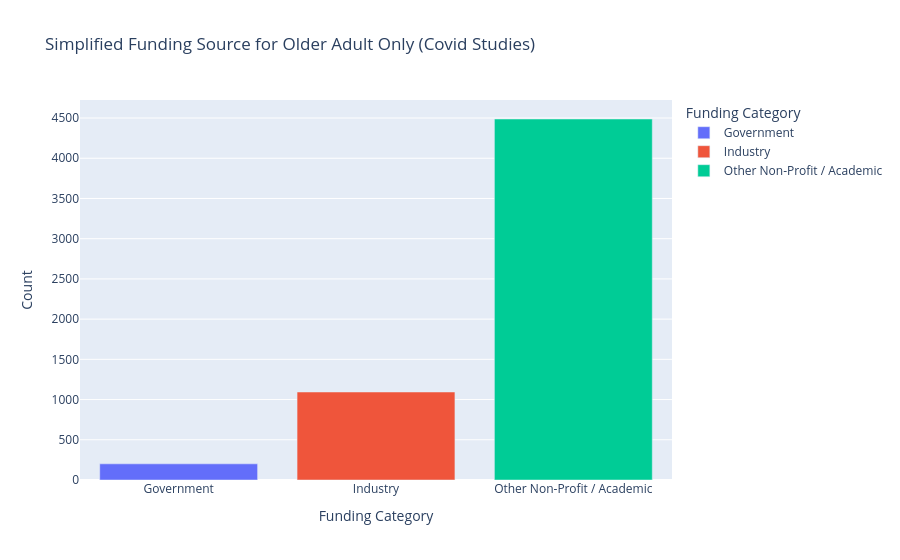

The cell this chart's notebook holds for it:
### Code cell
df_group = DF.groupby(['Funding Category']).size().reset_index(name='Count')

fig = px.bar(
    df_group,
    x='Funding Category',
    y='Count',
    color='Funding Category',
    title='Simplified Funding Source for Older Adult Only (Covid Studies)'
)

fig.show()

### Figure 1 — Plotly figure (JSON) as saved in the notebook; plotly's stock layout.template omitted (floating-point values rounded to 4 significant figures)
{"data": [{"hovertemplate": "Funding Category=%{x}<br>Count=%{y}<extra></extra>", "legendgroup": "Government", "marker": {"color": "#636efa", "pattern": {"shape": ""}}, "name": "Government", "orientation": "v", "showlegend": true, "textposition": "auto", "type": "bar", "x": ["Government"], "xaxis": "x", "y": [201], "yaxis": "y"}, {"hovertemplate": "Funding Category=%{x}<br>Count=%{y}<extra></extra>", "legendgroup": "Industry", "marker": {"color": "#EF553B", "pattern": {"shape": ""}}, "name": "Industry", "orientation": "v", "showlegend": true, "textposition": "auto", "type": "bar", "x": ["Industry"], "xaxis": "x", "y": [1094], "yaxis": "y"}, {"hovertemplate": "Funding Category=%{x}<br>Count=%{y}<extra></extra>", "legendgroup": "Other Non-Profit / Academic", "marker": {"color": "#00cc96", "pattern": {"shape": ""}}, "name": "Other Non-Profit / Academic", "orientation": "v", "showlegend": true, "textposition": "auto", "type": "bar", "x": ["Other Non-Profit / Academic"], "xaxis": "x", "y": [4488], "yaxis": "y"}], "layout": {"barmode": "relative", "legend": {"title": {"text": "Funding Category"}, "tracegroupgap": 0}, "title": {"text": "Simplified Funding Source for Older Adult Only (Covid Studies)"}, "xaxis": {"anchor": "y", "categoryarray": ["Government", "Industry", "Other Non-Profit / Academic"], "categoryorder": "array", "domain": [0, 1], "title": {"text": "Funding Category"}}, "yaxis": {"anchor": "x", "domain": [0, 1], "title": {"text": "Count"}}}}
